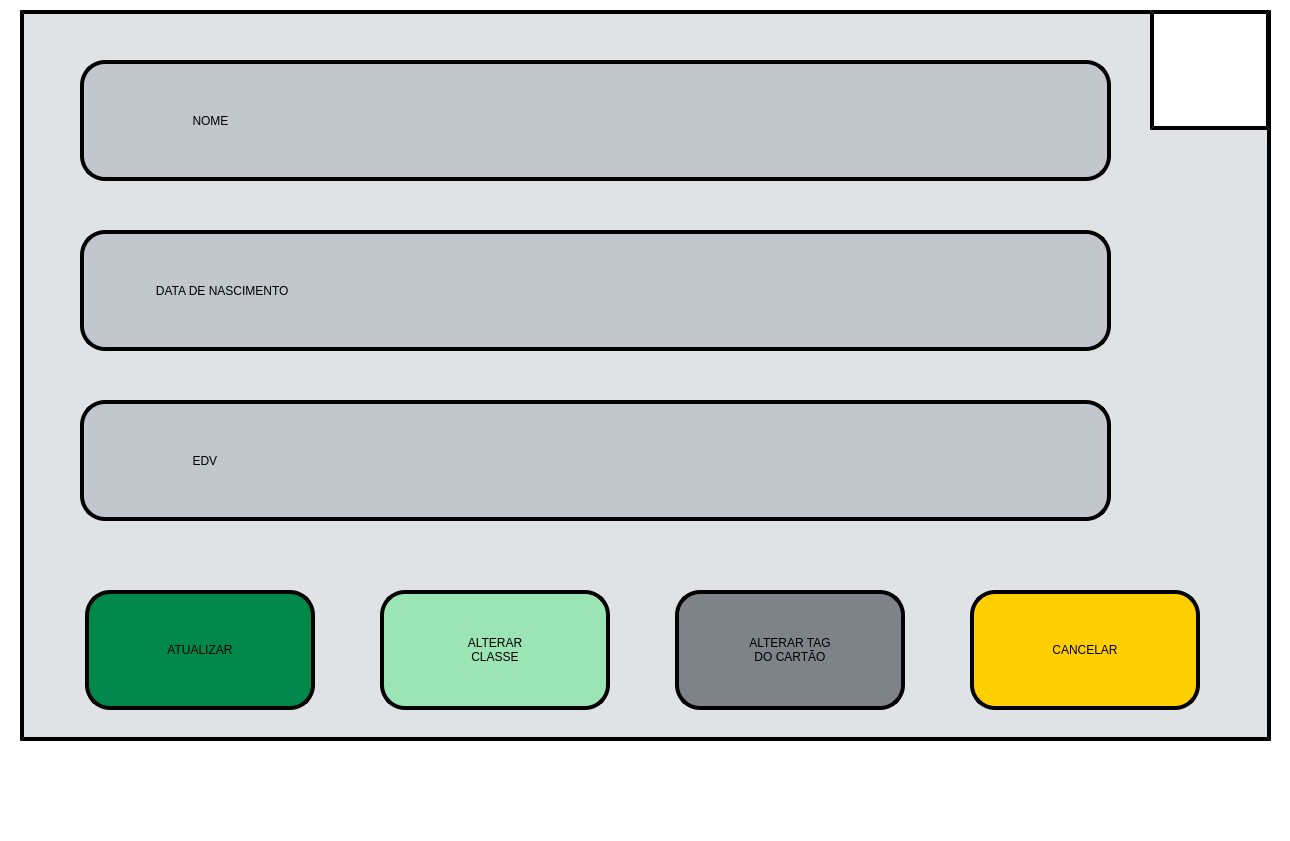
<?xml version="1.0" encoding="UTF-8"?>
<ui version="4.0">
 <class>Editar_cadastro</class>
 <widget class="QMainWindow" name="Editar_cadastro">
  <property name="geometry">
   <rect>
    <x>0</x>
    <y>0</y>
    <width>1290</width>
    <height>841</height>
   </rect>
  </property>
  <property name="minimumSize">
   <size>
    <width>1290</width>
    <height>841</height>
   </size>
  </property>
  <property name="maximumSize">
   <size>
    <width>1290</width>
    <height>841</height>
   </size>
  </property>
  <property name="windowTitle">
   <string>MainWindow</string>
  </property>
  <property name="styleSheet">
   <string notr="true">background-color: rgb(255, 255, 255);</string>
  </property>
  <property name="animated">
   <bool>true</bool>
  </property>
  <widget class="QWidget" name="centralwidget">
   <widget class="QLabel" name="label_fundo">
    <property name="geometry">
     <rect>
      <x>20</x>
      <y>10</y>
      <width>1251</width>
      <height>731</height>
     </rect>
    </property>
    <property name="styleSheet">
     <string notr="true">border-style: outset;
border-color: rgb(0, 0, 0);
border-width:4px;
font: 75 85pt &quot;Bosch Sans Bold&quot;;
border-radius: 0px;
background-color: rgb(224, 227, 229);</string>
    </property>
    <property name="text">
     <string/>
    </property>
   </widget>
   <widget class="QPushButton" name="botao_cancelar">
    <property name="geometry">
     <rect>
      <x>970</x>
      <y>590</y>
      <width>230</width>
      <height>120</height>
     </rect>
    </property>
    <property name="styleSheet">
     <string notr="true">border-style: outset;
border-color: rgb(0, 0, 0);
border-width:4px;
font: 75 25pt &quot;Bosch Sans Bold&quot;;
border-radius: 25px;
background-color: rgb(255, 207, 0);</string>
    </property>
    <property name="text">
     <string>CANCELAR</string>
    </property>
   </widget>
   <widget class="QPushButton" name="botao_atualizar">
    <property name="geometry">
     <rect>
      <x>85</x>
      <y>590</y>
      <width>230</width>
      <height>120</height>
     </rect>
    </property>
    <property name="styleSheet">
     <string notr="true">border-style: outset;
border-color: rgb(0, 0, 0);
border-width:4px;
font: 75 25pt &quot;Bosch Sans Bold&quot;;
border-radius: 25px;
background-color: rgb(0, 136, 74);</string>
    </property>
    <property name="text">
     <string>ATUALIZAR</string>
    </property>
   </widget>
   <widget class="QPushButton" name="botao_alterar_tag_cartao">
    <property name="geometry">
     <rect>
      <x>675</x>
      <y>590</y>
      <width>230</width>
      <height>120</height>
     </rect>
    </property>
    <property name="styleSheet">
     <string notr="true">border-style: outset;
border-color: rgb(0, 0, 0);
border-width:4px;
font: 75 22pt &quot;Bosch Sans Bold&quot;;
border-radius: 25px;
background-color: rgb(125, 131, 137);</string>
    </property>
    <property name="text">
     <string>ALTERAR TAG 
DO CARTÃO</string>
    </property>
   </widget>
   <widget class="QPushButton" name="botao_alterar_classe">
    <property name="geometry">
     <rect>
      <x>380</x>
      <y>590</y>
      <width>230</width>
      <height>120</height>
     </rect>
    </property>
    <property name="styleSheet">
     <string notr="true">border-style: outset;
border-color: rgb(0, 0, 0);
border-width:4px;
font: 75 25pt &quot;Bosch Sans Bold&quot;;
border-radius: 25px;
background-color: rgb(155, 228, 179);</string>
    </property>
    <property name="text">
     <string>ALTERAR 
CLASSE</string>
    </property>
   </widget>
   <widget class="QLabel" name="label_imagem_patente">
    <property name="geometry">
     <rect>
      <x>1150</x>
      <y>10</y>
      <width>120</width>
      <height>120</height>
     </rect>
    </property>
    <property name="styleSheet">
     <string notr="true">border-style: outset;
border-color: rgb(0, 0, 0);
border-width:4px;
font: 75 65pt &quot;Bosch Sans Bold&quot;;
border-radius: 0px;
background-color: rgb(255, 255, 255);</string>
    </property>
    <property name="text">
     <string/>
    </property>
    <property name="pixmap">
     <pixmap>imagens/aprendiz_03.png</pixmap>
    </property>
    <property name="scaledContents">
     <bool>true</bool>
    </property>
   </widget>
   <widget class="QLineEdit" name="lineEdit_nome">
    <property name="geometry">
     <rect>
      <x>80</x>
      <y>60</y>
      <width>1031</width>
      <height>121</height>
     </rect>
    </property>
    <property name="styleSheet">
     <string notr="true">border-style: outset;
border-color: rgb(0, 0, 0);
border-width:4px;
font: 75 32pt &quot;Bosch Sans Bold&quot;;
border-radius: 25px;
background-color: rgb(193, 199, 204);</string>
    </property>
    <property name="text">
     <string>                                NOME</string>
    </property>
   </widget>
   <widget class="QLineEdit" name="lineEdit_data_nascimento">
    <property name="geometry">
     <rect>
      <x>80</x>
      <y>230</y>
      <width>1031</width>
      <height>121</height>
     </rect>
    </property>
    <property name="styleSheet">
     <string notr="true">border-style: outset;
border-color: rgb(0, 0, 0);
border-width:4px;
font: 75 32pt &quot;Bosch Sans Bold&quot;;
border-radius: 25px;
background-color: rgb(193, 199, 204);</string>
    </property>
    <property name="text">
     <string>                     DATA DE NASCIMENTO</string>
    </property>
   </widget>
   <widget class="QLineEdit" name="lineEdit_edv">
    <property name="geometry">
     <rect>
      <x>80</x>
      <y>400</y>
      <width>1031</width>
      <height>121</height>
     </rect>
    </property>
    <property name="styleSheet">
     <string notr="true">border-style: outset;
border-color: rgb(0, 0, 0);
border-width:4px;
font: 75 32pt &quot;Bosch Sans Bold&quot;;
border-radius: 25px;
background-color: rgb(193, 199, 204);</string>
    </property>
    <property name="text">
     <string>                                EDV</string>
    </property>
   </widget>
   <widget class="QLabel" name="label_Borda">
    <property name="geometry">
     <rect>
      <x>0</x>
      <y>783</y>
      <width>1290</width>
      <height>18</height>
     </rect>
    </property>
    <property name="text">
     <string/>
    </property>
    <property name="pixmap">
     <pixmap>imagens/Borda.png</pixmap>
    </property>
    <property name="scaledContents">
     <bool>true</bool>
    </property>
   </widget>
  </widget>
  <widget class="QMenuBar" name="menubar">
   <property name="geometry">
    <rect>
     <x>0</x>
     <y>0</y>
     <width>1290</width>
     <height>21</height>
    </rect>
   </property>
  </widget>
  <widget class="QStatusBar" name="statusbar"/>
 </widget>
 <resources/>
 <connections/>
</ui>
